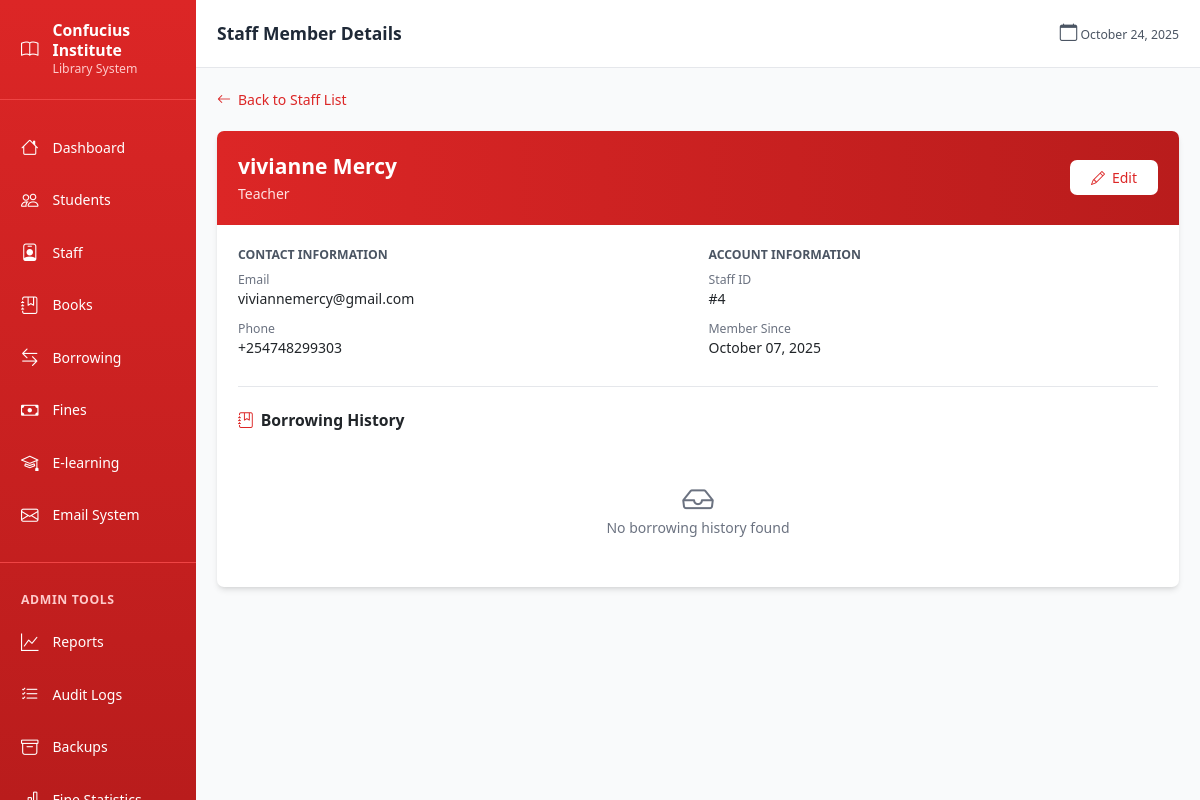
Screenshot of /staff/4 (signed in) with the database file from the repository.
### models.py (models this page shows)
class Staff(db.Model):
    id = db.Column(db.Integer, primary_key=True)
    name = db.Column(db.String(100), nullable=False)
    staff_type = db.Column(db.String(20), nullable=False)  # teacher, intern
    email = db.Column(db.String(120))
    phone = db.Column(db.String(20))
    created_at = db.Column(db.DateTime, default=datetime.utcnow)
    borrow_records = db.relationship('BorrowRecord', backref='staff_ref', lazy=True)

### blueprints/staff.py (the view)
@staff_bp.route('/<int:staff_id>')
@login_required
def view_staff(staff_id):
    staff_member = Staff.query.get_or_404(staff_id)
    borrow_history = BorrowRecord.query.filter_by(staff_id=staff_id).order_by(BorrowRecord.borrowed_at.desc()).all()
    return render_template('staff/detail.html',
                         staff_member=staff_member,
                         borrow_history=borrow_history)

### templates/staff/detail.html (shortened to what this page needs)
{% extends 'base.html' %}
{% block page_header %}Staff Member Details{% endblock %}
{% block content %}
<div class="max-w-6xl mx-auto">
    <div class="mb-6">
        <a href="{{ url_for('staff.list_staff') }}" class="inline-flex items-center text-red-600 hover:text-red-700">
            <i class="bi bi-arrow-left mr-2"></i>Back to Staff List
        </a>
    </div>
    <div class="bg-white rounded-lg shadow-md overflow-hidden">
        <div class="bg-gradient-to-r from-red-600 to-red-700 p-6 text-white">
            <div class="flex items-center justify-between">
                <div>
                    <h2 class="text-2xl font-bold">{{ staff_member.name }}</h2>
                    <p class="text-red-100 mt-1">{{ staff_member.staff_type.title() }}</p>
                </div>
                <a href="{{ url_for('staff.edit_staff', staff_id=staff_member.id) }}" class="bg-white text-red-600 px-4 py-2 rounded-lg hover:bg-red-50 transition">
                    <i class="bi bi-pencil mr-2"></i>Edit
                </a>
            </div>
        </div>
        <div class="p-6">
            <div class="grid grid-cols-1 md:grid-cols-2 gap-6 mb-8">
                <div>
                    <h3 class="text-sm font-semibold text-gray-600 uppercase mb-2">Contact Information</h3>
                    <div class="space-y-3">
                        <div>
                            <p class="text-sm text-gray-500">Email</p>
                            <p class="font-medium">{{ staff_member.email or 'Not provided' }}</p>
                        </div>
                        <div>
                            <p class="text-sm text-gray-500">Phone</p>
                            <p class="font-medium">{{ staff_member.phone or 'Not provided' }}</p>
                        </div>
                    </div>
                </div>
                <div>
                    <h3 class="text-sm font-semibold text-gray-600 uppercase mb-2">Account Information</h3>
                    <div class="space-y-3">
                        <div>
                            <p class="text-sm text-gray-500">Staff ID</p>
                            <p class="font-medium">#{{ staff_member.id }}</p>
                        </div>
                        <div>
                            <p class="text-sm text-gray-500">Member Since</p>
                            <p class="font-medium">{{ staff_member.created_at.strftime('%B %d, %Y') }}</p>
                        </div>
                    </div>
                </div>
            </div>
            <div class="border-t pt-6">
                <h3 class="text-lg font-semibold mb-4 flex items-center">
                    <i class="bi bi-journal-bookmark text-red-600 mr-2"></i>
                    Borrowing History
                </h3>
                {% if borrow_records %}
                <div class="overflow-x-auto">
                    <table class="min-w-full divide-y divide-gray-200">
                        <thead class="bg-gray-50">
                            <tr>
                                <th class="px-6 py-3 text-left text-xs font-medium text-gray-500 uppercase">Book</th>
                                <th class="px-6 py-3 text-left text-xs font-medium text-gray-500 uppercase">Borrowed</th>
                                <th class="px-6 py-3 text-left text-xs font-medium text-gray-500 uppercase">Due Date</th>
                                <th class="px-6 py-3 text-left text-xs font-medium text-gray-500 uppercase">Status</th>
                            </tr>
                        </thead>
                        <tbody class="bg-white divide-y divide-gray-200">
                            {% for record in borrow_records %}
                            <tr class="hover:bg-gray-50">
                                <td class="px-6 py-4">
                                    <a href="{{ url_for('books.view_book', book_id=record.book_ref.id) }}" class="text-red-600 hover:text-red-700">
                                        {{ record.book_ref.title }}
                                    </a>
                                </td>
                                <td class="px-6 py-4 text-sm text-gray-500">{{ record.borrowed_at.strftime('%b %d, %Y') }}</td>
                                <td class="px-6 py-4 text-sm text-gray-500">{{ record.due_date.strftime('%b %d, %Y') }}</td>
                                <td class="px-6 py-4">
                                    {% if record.returned_at %}
                                        <span class="px-2 py-1 text-xs font-medium rounded-full bg-green-100 text-green-800">Returned</span>
                                    {% elif record.is_overdue %}
                                        <span class="px-2 py-1 text-xs font-medium rounded-full bg-red-100 text-red-800">Overdue</span>
                                    {% else %}
                                        <span class="px-2 py-1 text-xs font-medium rounded-full bg-blue-100 text-blue-800">Active</span>
                                    {% endif %}
                                </td>
                            </tr>
                            {% endfor %}
                        </tbody>
                    </table>
                </div>
                {% else %}
                <div class="text-center py-8 text-gray-500">
                    <i class="bi bi-inbox text-4xl mb-2"></i>
                    <p>No borrowing history found</p>
                </div>
                {% endif %}
            </div>
        </div>
    </div>
</div>
{% endblock %}

### templates/base.html (style rules this page uses)
:root { font-size: 14px; }

### rows the page displays
Staff: name "vivianne Mercy", staff_type "Teacher", email "viviannemercy@gmail.com", phone "+254748299303", id "4", created_at "October 07, 2025"
